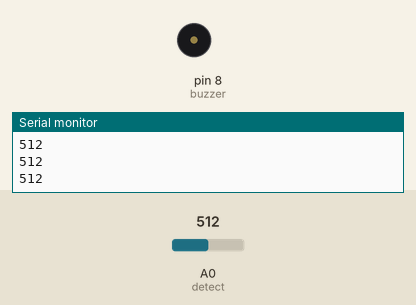
This sketch was run on a simulated Arduino Uno, built with avr-gcc and run on an emulated ATmega328P. Shown: buzzer (waves = sounding, pin HIGH), the last lines printed to the serial monitor. Inputs (shaded band) come from the test bench; at power-on: A0 (detect) = 512.

Above: at 1.2 s.
1.3 s: A0 (detect) set to 316
2.8 s: A0 (detect) set to 287
At 4.0 s:
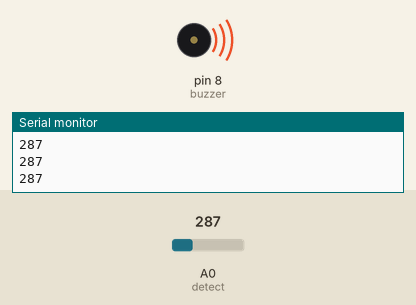
4.3 s: A0 (detect) set to 306
At 5.1 s:
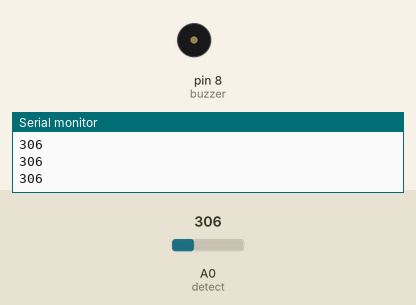
5.8 s: A0 (detect) set to 290
At 6.3 s:
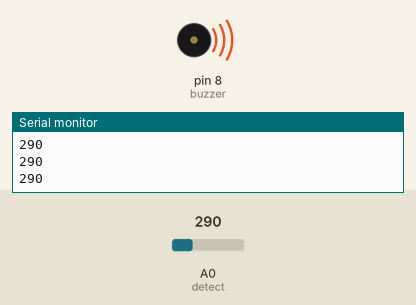
Timing chart, 0 to 8.3 s (numbered marks = the images above; inputs shaded):
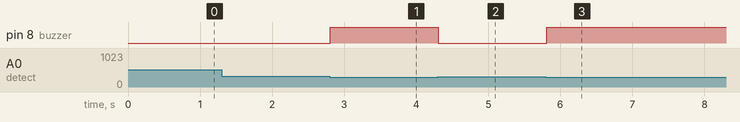

Measured:
- the behaviour switches between 300 and 299 on A0 (detect) (found by bisection; images 0 and 1)
- after the input at 2.8 s, pin 8 (buzzer): LOW → HIGH at once
- after the input at 4.3 s, pin 8 (buzzer): HIGH → LOW at once
- after the input at 5.8 s, pin 8 (buzzer): LOW → HIGH at once

The sketch:

IR.ino
```cpp
int detect = A0; //sensorตรวจจับ
int sensorValue; //ค่าที่จะนำไปแสดงผล
int buzzer = 8;

void setup() {
  Serial.begin(9600);
  pinMode(detect,INPUT); //การตรวจจับวัตถุ
  pinMode(buzzer,OUTPUT);
}

void loop() {

  {
  sensorValue = analogRead(detect); //จะแสดงผลได้ก็ต่อเมื่อSensorตรวจจับวัตถุได้
  Serial.println(sensorValue);
  }

  if (sensorValue<300)  //ถ้าค่าน้อยกว่า300เสียงจะดังตลอดเมื่อมีวัตถุเข้าใกล้
  digitalWrite (buzzer,HIGH); //มีเสียง
  else digitalWrite (buzzer,LOW); //ถ้าไม่มีวัตถุเข้าใกล้จะไม่มีเสียง
}
```
